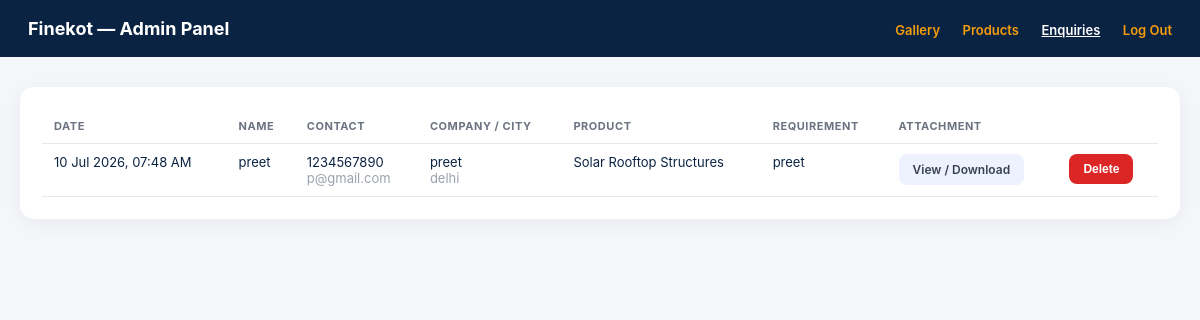
/backend/admin/enquiries.php (signed in), run on the app's committed database.
### tables this page shows
CREATE TABLE `contact_submissions` (
  `id` int(11) NOT NULL,
  `name` varchar(150) NOT NULL,
  `email` varchar(150) NOT NULL,
  `phone` varchar(30) NOT NULL,
  `company_name` varchar(150) DEFAULT NULL,
  `city` varchar(150) DEFAULT NULL,
  `product` varchar(150) DEFAULT NULL,
  `requirement` text NOT NULL,
  `attachment_path` varchar(255) DEFAULT NULL,
  `ip_address` varchar(45) DEFAULT NULL,
  `created_at` timestamp NOT NULL DEFAULT current_timestamp()
);

### backend/admin/enquiries.php (the view, shortened to what this page needs)
<?php
$pdo = getDb();
$enquiries = $pdo->query(
    "SELECT * FROM contact_submissions ORDER BY created_at DESC"
)->fetchAll();
?>
<!DOCTYPE html>
<html lang="en">
<head>
</head>
<body>
<header>
  <h1>Finekot — Admin Panel</h1>
  <nav>
    <a href="index.php">Gallery</a>
    <a href="products.php">Products</a>
    <a href="enquiries.php" class="active">Enquiries</a>
    <a href="logout.php">Log Out</a>
  </nav>
</header>
<div class="wrap">
  <div class="panel">
    <?php if (empty($enquiries)): ?>
      <p class="empty">No enquiries received yet.</p>
    <?php else: ?>
      <table>
        <thead>
          <tr>
            <th>Date</th>
            <th>Name</th>
            <th>Contact</th>
            <th>Company / City</th>
            <th>Product</th>
            <th>Requirement</th>
            <th>Attachment</th>
            <th></th>
          </tr>
        </thead>
        <tbody>
          <?php foreach ($enquiries as $row): ?>
            <tr>
              <td><?= htmlspecialchars(date('d M Y, h:i A', strtotime($row['created_at']))) ?></td>
              <td><?= htmlspecialchars($row['name']) ?></td>
              <td>
                <?= htmlspecialchars($row['phone']) ?><br>
                <span class="muted"><?= htmlspecialchars($row['email']) ?></span>
              </td>
              <td>
                <?= htmlspecialchars($row['company_name'] ?: '-') ?><br>
                <span class="muted"><?= htmlspecialchars($row['city'] ?: '-') ?></span>
              </td>
              <td><?= htmlspecialchars($row['product'] ?: '-') ?></td>
              <td class="req"><?= htmlspecialchars($row['requirement']) ?></td>
              <td>
                <?php if (!empty($row['attachment_path'])): ?>
                  <a class="btn ghost" href="<?= ENQUIRY_UPLOAD_URL_BASE . rawurlencode(basename($row['attachment_path'])) ?>" target="_blank" rel="noopener">
                    View / Download
                  </a>
                <?php else: ?>
                  <span class="muted">None</span>
                <?php endif; ?>
              </td>
              <td>
                <form method="POST" onsubmit="return confirm('Delete this enquiry?');">
                  <button class="btn danger" type="submit">Delete</button>
                </form>
              </td>
            </tr>
          <?php endforeach; ?>
        </tbody>
      </table>
    <?php endif; ?>
  </div>
</div>
</body>
</html>

### backend/admin/enquiries.php (style rules this page uses)
* { box-sizing: border-box; }
body { margin:0; font-family: -apple-system, Segoe UI, Roboto, Arial, sans-serif; background:#f4f6f9; color:#0B2343; }
header { background:#0B2343; color:#fff; padding:18px 28px; display:flex; justify-content:space-between; align-items:center; }
header h1 { font-size:18px; margin:0; }
nav a { color:#F59E0B; text-decoration:none; font-size:13px; font-weight:600; margin-left:18px; }
nav a.active { color:#fff; text-decoration:underline; }
.wrap { max-width: 1200px; margin: 30px auto; padding: 0 20px; }
.panel { background:#fff; border-radius:14px; padding:22px; box-shadow:0 4px 20px rgba(0,0,0,0.05); overflow-x:auto; }
table { width:100%; border-collapse: collapse; font-size:13px; }
th, td { text-align:left; padding:10px 12px; border-bottom:1px solid #e5e7eb; vertical-align: top; }
th { color:#6b7280; font-size:11px; text-transform:uppercase; letter-spacing:.05em; }
.req { max-width: 260px; white-space: pre-wrap; }
.btn { background:#F59E0B; color:#fff; border:none; padding:8px 14px; border-radius:8px; font-weight:600; cursor:pointer; font-size:12px; white-space:nowrap; text-decoration:none; display:inline-block; }
.btn.danger { background:#dc2626; }
.btn.ghost { background:#eef2ff; color:#374151; }
.muted { color:#9ca3af; }

### data on the page
contact_submissions: created_at "10 Jul 2026, 07:48 AM", name "preet", phone "1234567890", email "p@gmail.com", company_name "preet", city "delhi", product "Solar Rooftop Structures", requirement "preet"
